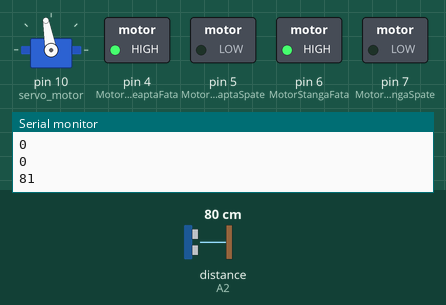
Recording of a sketch running on a simulated Arduino Uno, built with avr-gcc and run on an emulated ATmega328P. Parts: servo, switched loads named in the sketch (green lamp = pin HIGH), the last lines printed to the serial monitor. Inputs (shaded band) come from the test bench; at power-on: distance to the obstacle (sensor on A2) 80 cm. The echo pulse lasts 58.3 µs per cm.

Above: at 1.5 s.
1.6 s: distance to the obstacle (sensor on A2) set to 17 cm
3.1 s: distance to the obstacle (sensor on A2) set to 14 cm
At 4.8 s:
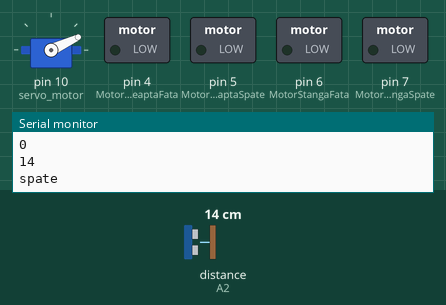
6.1 s: distance to the obstacle (sensor on A2) set to 18 cm
At 7.5 s:
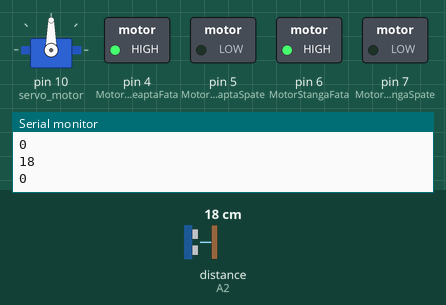
7.8 s: distance to the obstacle (sensor on A2) set to 2 cm
At 10.4 s:
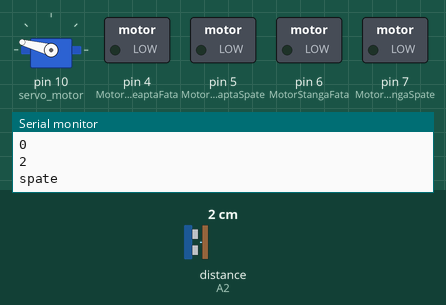
10.8 s: distance to the obstacle (sensor on A2) set to 35 cm
At 11.7 s:
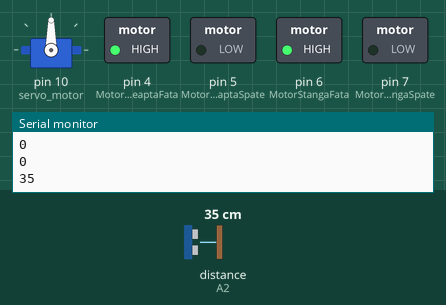
12.4 s: distance to the obstacle (sensor on A2) set to 4 cm
At 15.4 s:
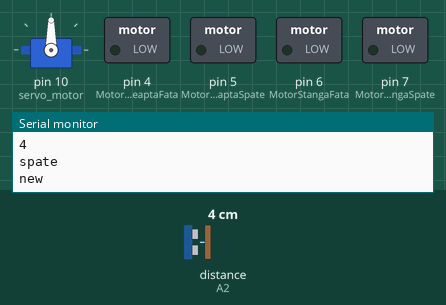
Timing chart, 0 to 16.4 s (numbered marks = the images above; inputs shaded):
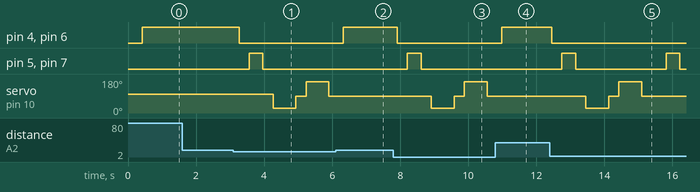

The sketch:

sketch_may20a.ino
```cpp
#include <Servo.h>
#include <NewPing.h>

const int MotorStangaFata = 6;
const int MotorStangaSpate = 7;
const int MotorDreaptaFata = 4;
const int MotorDreaptaSpate = 5;

#define trig_pin A1
#define echo_pin A2

#define maximum_distance 200
boolean goesForward = false;
int distance = 100;

NewPing sonar(trig_pin, echo_pin, maximum_distance);
Servo servo_motor;

int distMin = 15;

void setup(){

  pinMode(MotorDreaptaFata, OUTPUT);
  pinMode(MotorStangaFata, OUTPUT);
  pinMode(MotorStangaSpate, OUTPUT);
  pinMode(MotorDreaptaSpate, OUTPUT);

  servo_motor.attach(10);

  servo_motor.write(100);
  delay(200);
  distance = readPing();
  delay(100);
  Serial.begin(9600);
}

void loop(){
  int distanceRight = 0;
  int distanceLeft = 0;
  delay(50);

  if (distance <= distMin){
    Stop();
    delay(300);
    Spate();
    delay(400);
    Stop();
    delay(300);
    distanceRight = lookD();
    delay(300);
    distanceLeft = lookS();
    delay(300);

    if(distanceRight <= distMin && distanceLeft <= distMin){
      Serial.println("new");
      Spate();
      Stop();
    }
    else if(distanceRight == distanceLeft){
      Serial.println("new");
      Spate();
      Stop();
    }
    else if(distanceRight > distanceLeft){
      Serial.println("new");
      Dreapta();
      Stop();
    }
    else if(distanceRight < distanceLeft){
      Serial.println("new");
      Stanga();
      Stop();
    }
  }
  else{
    Fata();
  }
    distance = readPing();
    Serial.println(distanceRight);
    Serial.println(distanceLeft);
    Serial.println(distance);
}

int lookD(){
  servo_motor.write(25);
  delay(500);
  int distance = readPing();
  delay(100);
  servo_motor.write(90);
  return distance;
}

int lookS(){
  servo_motor.write(165);
  delay(500);
  int distance = readPing();
  delay(100);
  servo_motor.write(90);
  return distance;
}

int readPing(){
  delay(70);
  int cm = sonar.ping_cm();
  if (cm==0){
    cm=200;
  }
  return cm;
}

void Stop(){

  digitalWrite(MotorDreaptaFata, LOW);
  digitalWrite(MotorStangaFata, LOW);
  digitalWrite(MotorDreaptaSpate, LOW);
  digitalWrite(MotorStangaSpate, LOW);
}

void Fata(){

  if(!goesForward){
    goesForward=true;

    digitalWrite(MotorStangaFata, HIGH);
    digitalWrite(MotorDreaptaFata, HIGH);

    digitalWrite(MotorStangaSpate, LOW);
    digitalWrite(MotorDreaptaSpate, LOW);
  Serial.println("fata");
  }
}

void Spate(){

  goesForward=false;

  digitalWrite(MotorStangaSpate, HIGH);
  digitalWrite(MotorDreaptaSpate, HIGH);

  digitalWrite(MotorStangaFata, LOW);
  digitalWrite(MotorDreaptaFata, LOW);
  Serial.println("spate");

}

void Dreapta(){

  digitalWrite(MotorStangaFata, HIGH);
  digitalWrite(MotorDreaptaSpate, HIGH);

  digitalWrite(MotorStangaSpate, LOW);
  digitalWrite(MotorDreaptaFata, LOW);

  delay(500);

  digitalWrite(MotorStangaFata, HIGH);
  digitalWrite(MotorDreaptaFata, HIGH);

  digitalWrite(MotorStangaSpate, LOW);
  digitalWrite(MotorDreaptaSpate, LOW);


  Serial.println("right");
}

void Stanga(){

  digitalWrite(MotorStangaSpate, HIGH);
  digitalWrite(MotorDreaptaFata, HIGH);

  digitalWrite(MotorStangaFata, LOW);
  digitalWrite(MotorDreaptaSpate, LOW);

  delay(500);

  digitalWrite(MotorStangaFata, HIGH);
  digitalWrite(MotorDreaptaFata, HIGH);

  digitalWrite(MotorStangaSpate, LOW);
  digitalWrite(MotorDreaptaSpate, LOW);
  Serial.println("left");
}
```

Measured:
- the behaviour switches between 16 and 15 cm on distance to the obstacle (sensor on A2) (found by bisection; images 0 and 1)
- after the input at 3.1 s, pin 4 (MotorDreaptaFata), pin 6 (MotorStangaFata): HIGH → LOW after 0.16 s; pin 5 (MotorDreaptaSpate), pin 7 (MotorStangaSpate): LOW → HIGH after 0.46 s, → LOW 0.40 s later; servo on pin 10 (servo_motor): 100° → 25° after 1.2 s, → 90° 0.67 s later, → 165° 0.30 s later, → 90° 0.67 s later
- after the input at 6.1 s, pin 4 (MotorDreaptaFata), pin 6 (MotorStangaFata): LOW → HIGH after 0.23 s; pin 5 (MotorDreaptaSpate), pin 7 (MotorStangaSpate): stays LOW (without the input it goes to HIGH after 0.53 s); servo on pin 10 (servo_motor): stays 90° (without the input it goes to 25° after 1.2 s)
- after the input at 7.8 s, pin 4 (MotorDreaptaFata), pin 6 (MotorStangaFata): HIGH → LOW after 0.11 s; pin 5 (MotorDreaptaSpate), pin 7 (MotorStangaSpate): LOW → HIGH after 0.41 s, → LOW 0.40 s later; servo on pin 10 (servo_motor): 90° → 25° after 1.1 s, → 90° 0.67 s later, → 165° 0.30 s later, → 90° 0.67 s later
- after the input at 10.8 s, pin 4 (MotorDreaptaFata), pin 6 (MotorStangaFata): LOW → HIGH after 0.18 s; pin 5 (MotorDreaptaSpate), pin 7 (MotorStangaSpate): stays LOW (without the input it goes to HIGH after 0.48 s); servo on pin 10 (servo_motor): stays 90° (without the input it goes to 25° after 1.2 s)
- after the input at 12.4 s, pin 4 (MotorDreaptaFata), pin 6 (MotorStangaFata): HIGH → LOW after 0.05 s; pin 5 (MotorDreaptaSpate), pin 7 (MotorStangaSpate): alternates HIGH for 0.40 s and LOW for 2.7 s, starting after 0.35 s; servo on pin 10 (servo_motor): 90° → 25° after 1.1 s, → 90° 0.67 s later, → 165° 0.30 s later, → 90° 0.67 s later
